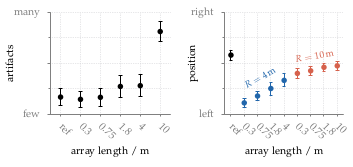

Write the gnuplot code that produced this figure.
#!/usr/bin/gnuplot
#
# FIGURE 5.17: Mean and standard error for the rating of the attribute pair few
# artifacts vs. many artifacts plotted over the condition. The mean is
# calculated over all subjects, source materials and the different listener
# positions.
#
# AUTHOR:   Hagen Wierstorf
# SOFTWARE: gnuplot 5.0 patchlevel 3

reset
set macros
set loadpath '../../gnuplot' 'data'

load 'latex.cfg'
load 'border.cfg'
load 'grid.cfg'
set grid mytics
load 'rdbu.pal'
set style line 9 lc rgb '#000000' lt 1 lw 1

set terminal epslatex size 10.5cm,5cm color colortext @small
set output 'fig5_17.tex'

unset key
set xtics rotate by -45
set yrange [-1:1]

set multiplot layout 1,2

set ytics ('many' 1 0,0.5 1,'' 0 0,-0.5 1,'few' -1 0)
set xrange [-0.5:5.5]

set xtics ('ref' 0,'$0.3$' 1,'$0.75$' 2,'$1.8$' 3,'$4$' 4,'$10$' 5)
set ytics scale 0.75,0.5
set xlabel 'array length / m' offset 0,0.5
set ylabel 'artifacts' offset 2,0

# draw a line through y = 0
#set xzeroaxis ls 11

set lmargin 6
set rmargin 1
set bmargin 4
set tmargin 1
# Plot mean with variance (std^2) as boxes with yerrorbar
plot 'fs_artifacts.txt' i 0 u 0:1:(0.7) w p ls 9 pt 7 ps 1.5, \
     ''                 i 0 u 0:1:($2/sqrt(6)) w yerrorbars ls 9


set xrange [-0.5:8.5]
set ytics ('right' 1 0,0.5 1,'' 0 0,-0.5 1,'left' -1 0)
set xtics ('ref' 0,'$0.3$' 1,'$0.75$' 2,'$1.8$' 3,'$4$' 4,'$0.3$' 5,'$0.75$' 6,'$1.8$' 7,'$10$' 8)
set ylabel 'position' offset 4,0
set xlabel offset 0,0.5
set label '\ft $R=4$\,m'  at 2.2,-0.28 center front rotate by 30 tc ls 8
set label '\ft $R=10$\,m' at 6.3,0.14 center front rotate by 10 tc ls 2
plot 'fs_position.txt' i 0 u 0:1:(0.7)        w p ls 9 pt 7 ps 1.5, \
     ''                i 0 u 0:1:($2/sqrt(6))      w yerrorbars ls 9, \
     ''                i 1 u ($0+1):1:(0.7)   w p ls 8 pt 7 ps 1.5, \
     ''                i 1 u ($0+1):1:($2/sqrt(6)) w yerrorbars ls 8, \
     ''                i 2 u ($0+5):1:(0.7)   w p ls 2 pt 7 ps 1.5, \
     ''                i 2 u ($0+5):1:($2/sqrt(6)) w yerrorbars ls 2

unset multiplot

call 'plot.plt' 'fig5_17'
